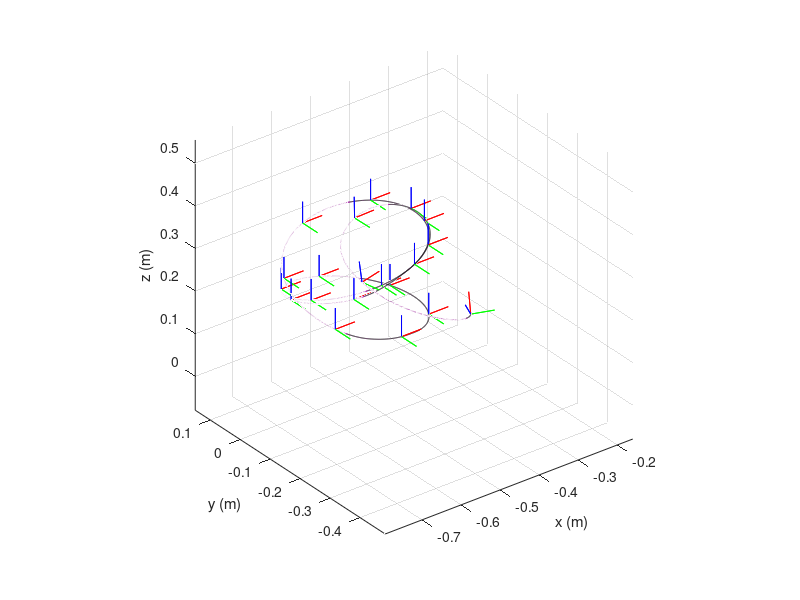
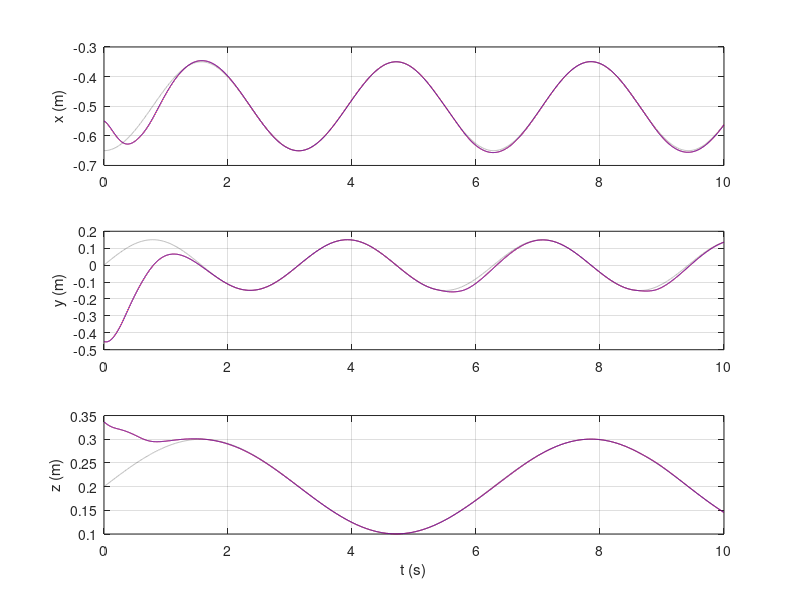

The MATLAB script that drew these images, in order: (Note: this script raises an error after producing the figures.)
clear; close all; clc;
%%
% Comparison for two geometric impedance controllers
%%
addpath('sub_direct')
addpath('results')

obj = 'tracking'; % or regulation
% obj = 'tracking2';
% obj = 'regulation2';
% obj = 'regulation';
%%
if strcmp(obj,'regulation')
    load('results/result_geo_regulation.mat');
    load('results/result_geo2_regulation.mat');
elseif strcmp(obj,'tracking')
    load('results/result_geo_tracking.mat');
    load('results/result_geo2_tracking.mat');
elseif strcmp(obj,'tracking2')
    load('results/result_geo_tracking2.mat');
    load('results/result_geo2_tracking2.mat');
elseif strcmp(obj,'regulation2')
    load('results/result_geo_regulation2.mat');
    load('results/result_geo2_regulation2.mat');
end

%downsample data by factor
down = 1; % default 1

t = result_geo.t;

N = length(t);
t_ = t(1:end-1);

gd = result_geo.g_d;

if down > 1
    gd = downsample(gd, down);
    N = ceil(N/down);
    t = downsample(t, down);
    t_ = downsample(t_, down);
    result_geo.S = downsample(result_geo.S', down)';
    result_geo.g = downsample(result_geo.g, down);
    result_geo.g_d = downsample(result_geo.g_d, down);
    result_geo.t = downsample(result_geo.t, down);
    result_geo2.S = downsample(result_geo2.S', down)';
    result_geo2.g = downsample(result_geo2.g, down);
    result_geo2.g_d = downsample(result_geo2.g_d, down);
    result_geo2.t = downsample(result_geo2.t, down);
    
    result_geo.lyap = downsample(result_geo.lyap, down);
    result_geo2.lyap = downsample(result_geo2.lyap, down);
end

%%
p_geo = zeros(3,N-1);
R_geo = zeros(3,3,N-1);
p_imp = zeros(3,N-1);
R_imp = zeros(3,3,N-1);
p_des = zeros(3,N-1);

for k = 1 : N-1
    p_geo(:,k) = result_geo.g(k,1:3,4);
    R_geo(:,:,k) = result_geo.g(k,1:3,1:3);
    p_imp(:,k) = result_geo2.g(k,1:3,4);
    R_imp(:,:,k) = result_geo2.g(k,1:3,1:3);
    p_des(:,k) = result_geo.g_d(k,1:3,4);
end

h = 1:N-1/down;

figure(1)
plot3(p_geo(1,h),p_geo(2,h),p_geo(3,h),'k'); hold on; grid on;
plot3(p_imp(1,h),p_imp(2,h),p_imp(3,h),'m');
xlabel('x (m)'); ylabel('y (m)'); zlabel('z (m)');
nk = 500/down;

for k = 1 : length(h)/nk
    idx = nk*(k-1) + 1;
    scale = 0.05;
    plot3([p_geo(1,idx), p_geo(1,idx) + scale * R_geo(1,1,idx)],...
          [p_geo(2,idx), p_geo(2,idx) + scale * R_geo(2,1,idx)],...
          [p_geo(3,idx), p_geo(3,idx) + scale * R_geo(3,1,idx)],'r');
    plot3([p_geo(1,idx), p_geo(1,idx) + scale * R_geo(1,2,idx)],...
          [p_geo(2,idx), p_geo(2,idx) + scale * R_geo(2,2,idx)],...
          [p_geo(3,idx), p_geo(3,idx) + scale * R_geo(3,2,idx)],'b');
    plot3([p_geo(1,idx), p_geo(1,idx) + scale * R_geo(1,3,idx)],...
          [p_geo(2,idx), p_geo(2,idx) + scale * R_geo(2,3,idx)],...
          [p_geo(3,idx), p_geo(3,idx) + scale * R_geo(3,3,idx)],'g');
      
    plot3([p_imp(1,idx), p_imp(1,idx) + scale * R_imp(1,1,idx)], ...
          [p_imp(2,idx), p_imp(2,idx) + scale * R_imp(2,1,idx)], ...
          [p_imp(3,idx), p_imp(3,idx) + scale * R_imp(3,1,idx)],'r');
    plot3([p_imp(1,idx), p_imp(1,idx) + scale * R_imp(1,2,idx)], ...
          [p_imp(2,idx), p_imp(2,idx) + scale * R_imp(2,2,idx)], ...
          [p_imp(3,idx), p_imp(3,idx) + scale * R_imp(3,2,idx)],'b');
    plot3([p_imp(1,idx), p_imp(1,idx) + scale * R_imp(1,3,idx)], ...
          [p_imp(2,idx), p_imp(2,idx) + scale * R_imp(2,3,idx)], ...
          [p_imp(3,idx), p_imp(3,idx) + scale * R_imp(3,3,idx)],'g');
end
axis equal

%%
figure(2)
subplot(3,1,1);
plot(t_,gd(1:end-1,1,4),'k:'); hold on; grid on; ylabel('x (m)');
plot(t_,result_geo.g(1:end-1,1,4),'r'); 
plot(t_,result_geo2.g(1:end-1,1,4),'b--');
subplot(3,1,2);
plot(t_,gd(1:end-1,2,4),'k:'); hold on; grid on; ylabel('y (m)');
plot(t_,result_geo.g(1:end-1,2,4),'r'); 
plot(t_,result_geo2.g(1:end-1,2,4),'b--');
subplot(3,1,3);
plot(t_,gd(1:end-1,3,4),'k:'); hold on; grid on; 
plot(t_,result_geo.g(1:end-1,3,4),'r'); 
plot(t_,result_geo2.g(1:end-1,3,4),'b--');
ylabel('z (m)'); xlabel('t (s)');
%%
err_geo = zeros(1,N);
err_imp = zeros(1,N);

err_geo_rot = zeros(1,N);
err_imp_rot = zeros(1,N);

for k = 1 : N
    err_geo(k) = err_fun(result_geo.g(k,:,:),result_geo.g_d(k,:,:));
    err_imp(k) = err_fun(result_geo2.g(k,:,:),result_geo2.g_d(k,:,:));
    
    err_geo_rot(k) = err_fun_rot(result_geo.g(k,:,:),result_geo.g_d(k,:,:));
    err_imp_rot(k) = err_fun_rot(result_geo2.g(k,:,:),result_geo2.g_d(k,:,:));
end

%%
figure(3)
plot(t_,err_geo(1:end-1),'r'); hold on; grid on;
plot(t_,err_imp(1:end-1),'b--');
xlabel('t (s)'); ylabel('Error function \Psi')

figure(4)
plot(t_,result_geo.lyap(1:end-1),'r'); hold on; grid on;
plot(t_,result_geo2.lyap(1:end-1),'b--');
xlabel('t (s)'); ylabel('Dynamic Cost \Phi');
% ylim([0,1])
%%
RMS_p_geo = rms(p_geo - p_des,2);
RMS_p_imp = rms(p_imp - p_des,2);

fprintf('GIC P RMS: %f, %f, %f\n',RMS_p_geo(1),RMS_p_geo(2),RMS_p_geo(3))
fprintf('GIC2 P RMS: %f, %f, %f\n',RMS_p_imp(1),RMS_p_imp(2),RMS_p_imp(3))

fprintf('GIC ERR RMS: %f, ROT RMS:%f\n', rms(err_geo), rms(err_geo_rot));
fprintf('GIC2 ERR RMS: %f, ROT RMS:%f\n', rms(err_imp), rms(err_imp_rot));

fprintf('GIC Dynamic cost RMS: %f\n', rms(result_geo.lyap));
fprintf('GIC2 Dynamic cost RMS: %f\n', rms(result_geo2.lyap));

%% Testing for rightful rotation matrix
det_imp = zeros(1,N-1);
det_geo = zeros(1,N-1);

for k = 1 : N-1
    det_imp(k) = det(R_imp(:,:,k));
    det_geo(k) = det(R_geo(:,:,k));
end
